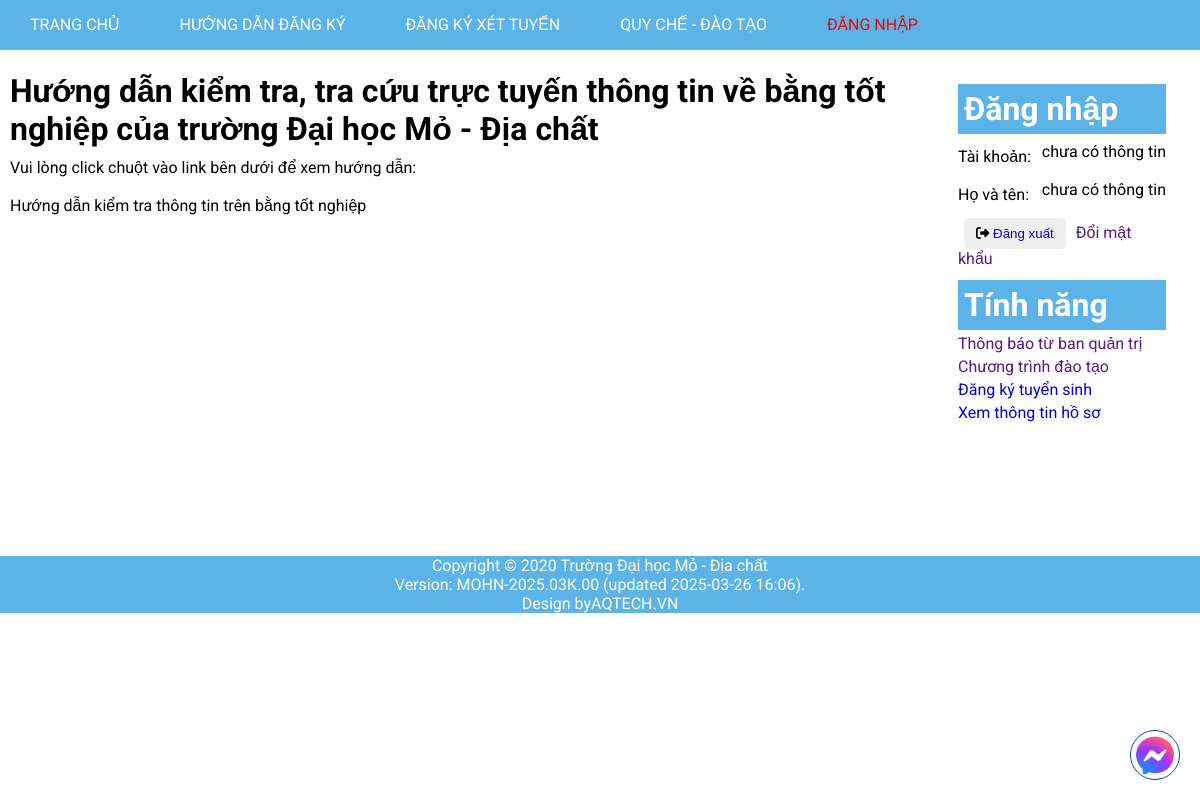
Screenshot of /tintuc.php?id=22 with the database file from the repository.
### tables this page shows
CREATE TABLE `tintuc` (
  `NewsID` int(10) NOT NULL,
  `Tieu_de` char(255) NOT NULL,
  `Noi_dung` text NOT NULL,
  `Date` datetime NOT NULL DEFAULT current_timestamp()
);

### tintuc.php (the view, shortened to what this page needs)
<!DOCTYPE html>
<html lang="en">
<head>
    <link rel="stylesheet" href="https://cdnjs.cloudflare.com/ajax/libs/font-awesome/6.7.2/css/all.min.css"
 />
    <link rel="stylesheet" href="./assets/css/base.css">
    <link rel="stylesheet" href="./assets/css/index.css">
    <link rel="stylesheet" href="./assets/css/id.css">
    <link rel="stylesheet" href="./assets/css/chatbox.css">
</head>
<body>
    <div class="container">
        <?php
        include("layout/navbar.php");
        ?>
        <div class="content">
            <div class="content-l">
                <div class="cont">
                    <?php
                    if (isset($_GET['id']) && !empty($_GET['id'])) {
                        $id = $_GET["id"];
                        $sql = "select * from tintuc where NewsID = $id ";
                        $result = mysqli_query($conn, $sql);
                        if (mysqli_num_rows($result) > 0) {
                            while ($row = mysqli_fetch_assoc($result)) {
                                echo '
                                    <h1>' . $row['Tieu_de'] . '</h1>
                                    <p>' . $row['Noi_dung'] . '</p>
                                ';
                            }
                        }
                    }
                    ?>
                </div>
            </div>
            <div class="content-r">
                <div class="login">
                    <h1 class="title">Đăng nhập</h1>
                    <form action="" method="get">
                        <?php
                        if (isset($_SESSION['loggedin']) && $_SESSION['loggedin'] == true) {
                            echo '<div class="account">
                                        <span> Tài khoản: </span>
                                        <label>' . $_SESSION['UserID'] . '</label>
                                    </div>
                                    <div class="account">
                                        <span>Họ và tên: </span>
                                        <label>' . $_SESSION['Name'] . '</label>
                                    </div>
                                ';
                        } else {
                            echo '<div class="account">
                                        <span> Tài khoản: </span>
                                        <label> chưa có thông tin</label>
                                    </div>
                                    <div class="account">
                                        <span>Họ và tên: </span>
                                        <label> chưa có thông tin</label>
                                    </div>
                            ';
                        }
                        ?>
                        <button class="btn">
                            <i class="fa-solid fa-right-from-bracket"></i>
                            <a href="<?= ROOT_URL ?>auth/logout.php">
                                Đăng xuất
                            </a>
                        </button>
                        <a href="">Đổi mật khẩu</a>
                    </form>
                </div>
                <div class="feature">
                    <h1 class="title">Tính năng</h1>
                    <ul class="tinhnang">
                        <li><a href="">Thông báo từ ban quản trị</a></li>
                        <li><a href="">Chương trình đào tạo</a></li>
                        <li><a href="<?= ROOT_URL ?>DKXT.php">Đăng ký tuyển sinh</a></li>
                        <li><a href="<?= ROOT_URL ?>information.php">Xem thông tin hồ sơ</a></li>
                    </ul>
                </div>
            </div>
        </div>
        <?php include("layout/footer.php"); ?>
</body>
</html>

### assets/css/base.css (style rules this page uses)
:root { --dark-color: #000; --text-color: #333; --white-color: #fff; --prime-color: rgba(51, 161, 225, 0.799); --g-color: #C5E6F8; --div-color: #afafaf; --red-color: red; --sign-up-color: #f5a534; --btn-add-color: #1ff817; --btn-set-color: #f9b914; --btn-del-color: #ff0000; }
* { margin: 0; padding: 0; box-sizing: border-box; }
html { font-size: 16px; font-family: "Roboto", sans-serif; }
body { width: 100vw; height: 100vh; }
li { list-style: none; }
a { text-decoration: none; }

### assets/css/index.css (style rules this page uses)
body { position: relative; }
.content { padding-bottom: 100px; margin-top: 12px; display: flex; }
.content-l { width: 79%; padding: 10px; }
.content-r { width: 19%; padding: 10px; }
.title { background-color: var(--prime-color); padding: 6px; color: var(--white-color); margin-top: 12px; }
.login { display: flex; flex-direction: column; }
.account { margin: 8px 0; display: flex; justify-content: center; text-align: left; }
.account span { flex: 1; line-height: 30px; }
.btn { margin: 0 6px; padding: 8px 12px; border: none; border-radius: 5px; }
.feature ul li { margin: 4px 0; }

### assets/css/id.css (style rules this page uses)
.cont h1 { font-weight: 700; margin-bottom: 10px; }

### rows the page displays
tintuc: Tieu_de "Hướng dẫn kiểm tra, tra cứu trực tuyến thông tin về bằng tốt nghiệp của trường Đại học Mỏ - Địa chất", Noi_dung "Vui lòng click chuột vào link bên dưới để xem hướng dẫn: Hướng dẫn kiểm tra thông tin trên bằng tốt nghiệp"
